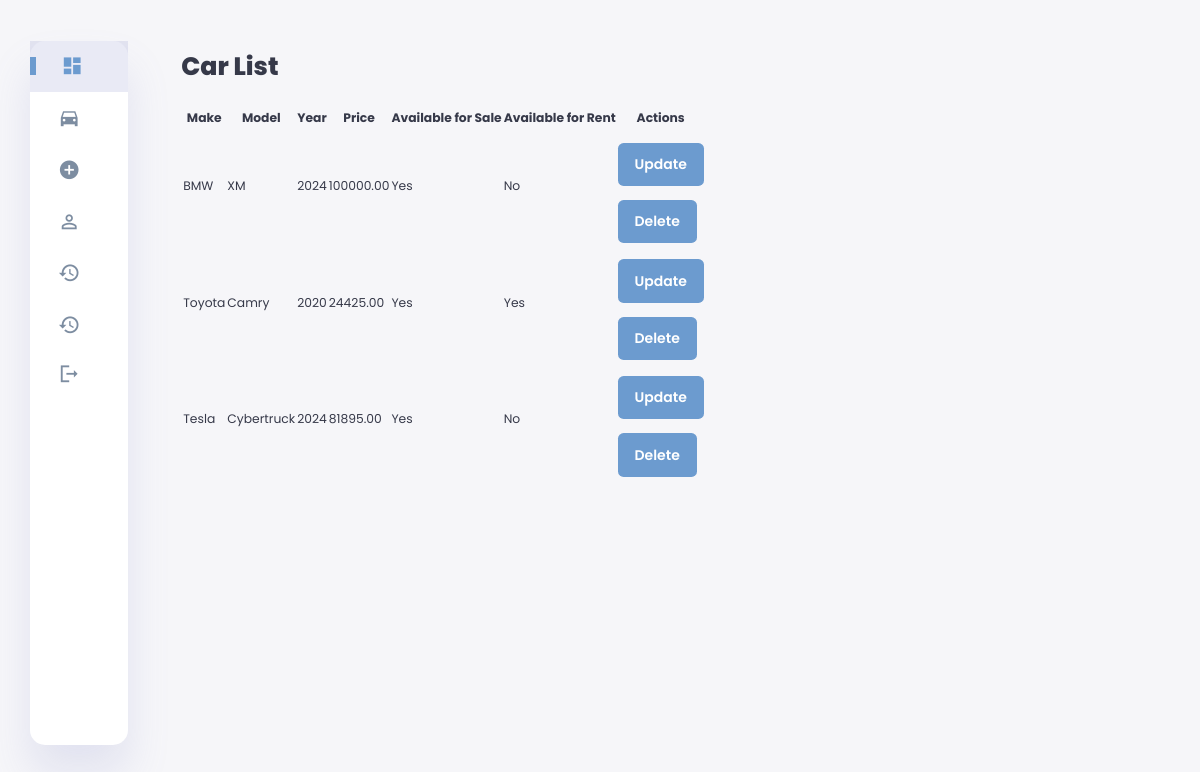
The page /cars/ (signed in) on the database its author committed.
### sales_rental/models.py (models this page shows, shortened)
class Car(models.Model):
    make = models.CharField(max_length=50)
    model = models.CharField(max_length=50)
    year = models.PositiveIntegerField()
    price = models.DecimalField(max_digits=10, decimal_places=2)
    description = models.TextField()
    images = models.ManyToManyField('CarImage', related_name='cars', blank=True)
    discount = models.DecimalField(max_digits=5, decimal_places=2, null=True, blank=True)
    is_available_for_sale = models.BooleanField(default=True)
    is_available_for_rent = models.BooleanField(default=True)

### sales_rental/admin_views.py (the view)
# urls.py: path('cars/', admin_views.car_list, name='car_list'),
@user_passes_test(lambda u: u.is_superuser)
def car_list(request):
    cars = Car.objects.all()
    return render(request, 'car_list.html', {'cars': cars})

### sales_rental/context_processors.py (called while the page is built)
def current_year(request):
    return {'current_year': datetime.now().year}

### sales_rental/templates/car_list.html (shortened to what this page needs)
{% extends "admin_base.html" %}
{% load static %}
{% block content %}
<main>
    <h1>Car List</h1>
    <table>
        <thead>
            <tr>
                <th>Make</th>
                <th>Model</th>
                <th>Year</th>
                <th>Price</th>
                <th>Available for Sale</th>
                <th>Available for Rent</th>
                <th>Actions</th>
            </tr>
        </thead>
        <tbody>
            {% for car in cars %}
            <tr>
                <td>{{ car.make }}</td>
                <td>{{ car.model }}</td>
                <td>{{ car.year }}</td>
                <td>{{ car.price }}</td>
                <td>{{ car.is_available_for_sale|yesno:"Yes,No" }}</td>
                <td>{{ car.is_available_for_rent|yesno:"Yes,No" }}</td>
                <td>
                    <a href="{% url 'car_update' car.id %}" class="btn btn-primary">Update</a>
                    <a href="{% url 'car_delete' car.id %}" class="btn btn-danger">Delete</a>
                </td>
            </tr>
            {% endfor %}
        </tbody>
    </table>
</main>
{% endblock %}

### sales_rental/static/css/admin-style.css (style rules this page uses)
:root { --color-primary: #6C9BCF; --color-danger: #FF0060; --color-success: #1B9C85; --color-warning: #F7D060; --color-white: #fff; --color-info-dark: #7d8da1; --color-dark: #363949; --color-light: rgba(132, 139, 200, 0.18); --color-dark-variant: #677483; --color-background: #f6f6f9; --card-border-radius: 2rem; --border-radius-1: 0.4rem; --border-radius-2: 1.2rem; --card-padding: 1.8rem; --padding-1: 1.2rem; --box-shadow: 0 2rem 3rem var(--color-light); }
* { margin: 0; padding: 0; outline: 0; appearance: 0; border: 0; text-decoration: none; box-sizing: border-box; }
html { font-size: 14px; }
body { width: 100vw; height: 100vh; font-family: 'Poppins', sans-serif; font-size: 0.88rem; user-select: none; overflow-x: hidden; color: var(--color-dark); background-color: var(--color-background); }
a { color: var(--color-dark); }
h1 { font-weight: 800; font-size: 1.8rem; margin-bottom: 1.5rem; }
main { margin-top: 1.4rem; padding: 2rem; }
.btn { display: inline-block; padding: 0.8rem 1.2rem; font-size: 1rem; font-weight: 600; text-align: center; border-radius: var(--border-radius-1); text-decoration: none; color: var(--color-white); background-color: var(--color-primary); transition: background-color 0.3s; margin-top: 1rem; display: block; width: fit-content; }
.btn-primary { background-color: var(--color-primary); }

### rows shown on the page
Car: make "BMW", model "XM", year "2024", price "100000.00", is_available_for_sale "Yes", is_available_for_rent "No"
Car: make "Toyota", model "Camry", year "2020", price "24425.00", is_available_for_sale "Yes", is_available_for_rent "Yes"
Car: make "Tesla", model "Cybertruck", year "2024", price "81895.00", is_available_for_sale "Yes", is_available_for_rent "No"
